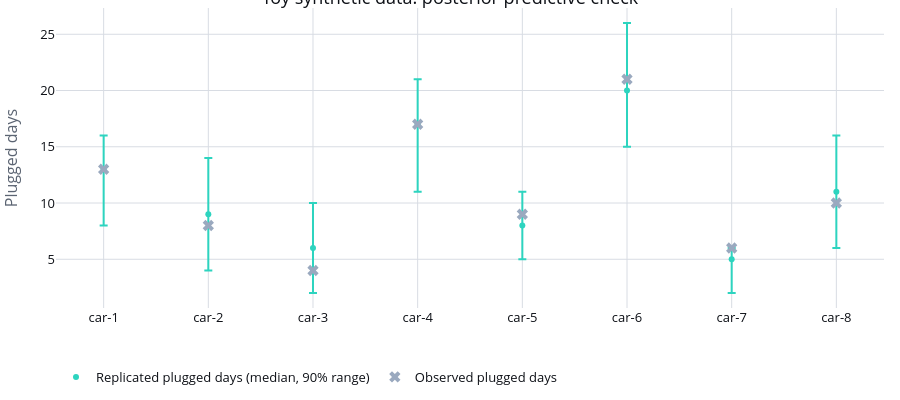

Notebook cell for this chart:
### Code cell
fig = go.Figure()
fig.add_trace(
    go.Scatter(
        x=ppc_table.index,
        y=ppc_table["replicated_median"],
        error_y=dict(
            type="data",
            symmetric=False,
            array=ppc_table["replicated_95%"] - ppc_table["replicated_median"],
            arrayminus=ppc_table["replicated_median"] - ppc_table["replicated_5%"],
        ),
        mode="markers",
        name="Replicated plugged days (median, 90% range)",
    )
)
fig.add_trace(
    go.Scatter(
        x=ppc_table.index,
        y=ppc_table["observed"],
        mode="markers",
        marker=dict(symbol="x", size=10),
        name="Observed plugged days",
    )
)
fig.update_layout(
    title="Toy synthetic data: posterior predictive check",
    yaxis_title="Plugged days",
)
apply_notebook_style(fig, height=400)
fig.show()

### Figure 1 — Plotly figure (JSON) as saved in the notebook; plotly's stock layout.template omitted (floating-point values rounded to 4 significant figures)
{"data": [{"error_y": {"array": [3.0, 5.0, 4.0, 4.0, 3.0, 6.0, 1.0, 5.0], "arrayminus": [5.0, 5.0, 4.0, 6.0, 3.0, 5.0, 3.0, 5.0], "symmetric": false, "type": "data"}, "mode": "markers", "name": "Replicated plugged days (median, 90% range)", "x": ["car-1", "car-2", "car-3", "car-4", "car-5", "car-6", "car-7", "car-8"], "y": [13.0, 9.0, 6.0, 17.0, 8.0, 20.0, 5.0, 11.0], "type": "scatter"}, {"marker": {"size": 10, "symbol": "x"}, "mode": "markers", "name": "Observed plugged days", "x": ["car-1", "car-2", "car-3", "car-4", "car-5", "car-6", "car-7", "car-8"], "y": [13, 8, 4, 17, 9, 21, 6, 10], "type": "scatter"}], "layout": {"title": {"text": "Toy synthetic data: posterior predictive check"}, "yaxis": {"title": {"text": "Plugged days"}}, "height": 400}}
